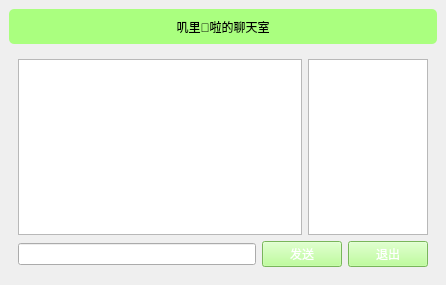
<?xml version="1.0" encoding="UTF-8"?>
<ui version="4.0">
 <class>MainWindow</class>
 <widget class="QMainWindow" name="MainWindow">
  <property name="geometry">
   <rect>
    <x>0</x>
    <y>0</y>
    <width>446</width>
    <height>285</height>
   </rect>
  </property>
  <property name="sizePolicy">
   <sizepolicy hsizetype="Expanding" vsizetype="Expanding">
    <horstretch>0</horstretch>
    <verstretch>0</verstretch>
   </sizepolicy>
  </property>
  <property name="windowTitle">
   <string>聊天室客户端</string>
  </property>
  <property name="styleSheet">
   <string notr="true">#titlelabel{
	/* background-color:#f5c7cd; */
    background-color: rgb(170, 255, 127);
	font: 14pt &quot;Arial Unicode MS&quot;;
	border-radius:5px;
}
#loginframe{
	border-radius:5px;
	border:2px #FF8687 solid;
	border-color:#FF8687;
	background-color:rgb(224, 255, 217);
	/* background-color: #fbeeee; */
}
#loginbutton{
	border-radius:5px;
	
	font: 12pt &quot;Arial Narrow&quot;;
	background-color: rgb(255, 251, 254);
     color: rgb(159, 235, 111);
	/* color: rgb(255, 147, 149); */
}
#widget{
	
}</string>
  </property>
  <widget class="QWidget" name="centralwidget">
   <layout class="QVBoxLayout" name="verticalLayout">
    <item>
     <widget class="QLabel" name="titlelabel">
      <property name="minimumSize">
       <size>
        <width>0</width>
        <height>35</height>
       </size>
      </property>
      <property name="styleSheet">
       <string notr="true"/>
      </property>
      <property name="inputMethodHints">
       <set>Qt::InputMethodHint::ImhNone</set>
      </property>
      <property name="text">
       <string>叽里🐸啦的聊天室</string>
      </property>
      <property name="alignment">
       <set>Qt::AlignmentFlag::AlignCenter</set>
      </property>
     </widget>
    </item>
    <item>
     <widget class="QStackedWidget" name="widget">
      <property name="layoutDirection">
       <enum>Qt::LayoutDirection::LeftToRight</enum>
      </property>
      <property name="currentIndex">
       <number>0</number>
      </property>
      <widget class="QWidget" name="chatPage">
       <layout class="QVBoxLayout" name="verticalLayout_3">
        <item>
         <layout class="QHBoxLayout" name="horizontalLayout">
          <item>
           <widget class="QTextEdit" name="roomtextEdit">
            <property name="maximumSize">
             <size>
              <width>16777215</width>
              <height>16777215</height>
             </size>
            </property>
            <property name="html">
             <string>&lt;!DOCTYPE HTML PUBLIC &quot;-//W3C//DTD HTML 4.0//EN&quot; &quot;http://www.w3.org/TR/REC-html40/strict.dtd&quot;&gt;
&lt;html&gt;&lt;head&gt;&lt;meta name=&quot;qrichtext&quot; content=&quot;1&quot; /&gt;&lt;meta charset=&quot;utf-8&quot; /&gt;&lt;style type=&quot;text/css&quot;&gt;
p, li { white-space: pre-wrap; }
hr { height: 1px; border-width: 0; }
li.unchecked::marker { content: &quot;\2610&quot;; }
li.checked::marker { content: &quot;\2612&quot;; }
&lt;/style&gt;&lt;/head&gt;&lt;body style=&quot; font-family:'Microsoft YaHei UI'; font-size:9pt; font-weight:400; font-style:normal;&quot;&gt;
&lt;p style=&quot;-qt-paragraph-type:empty; margin-top:0px; margin-bottom:0px; margin-left:0px; margin-right:0px; -qt-block-indent:0; text-indent:0px;&quot;&gt;&lt;br /&gt;&lt;/p&gt;&lt;/body&gt;&lt;/html&gt;</string>
            </property>
           </widget>
          </item>
          <item>
           <widget class="QListWidget" name="userlistWidget">
            <property name="maximumSize">
             <size>
              <width>120</width>
              <height>16777215</height>
             </size>
            </property>
           </widget>
          </item>
         </layout>
        </item>
        <item>
         <layout class="QHBoxLayout" name="horizontalLayout_2">
          <item>
           <widget class="QLineEdit" name="saylineEdit"/>
          </item>
          <item>
           <widget class="QPushButton" name="sendbutton">
            <property name="styleSheet">
             <string notr="true">/* background-color: #f5c7cd; */
background-color: rgb(170, 255, 127);
color: #ffffff;</string>
            </property>
            <property name="text">
             <string>发送</string>
            </property>
           </widget>
          </item>
          <item>
           <widget class="QPushButton" name="logoutbutton">
            <property name="styleSheet">
             <string notr="true">/* background-color: #f5c7cd; */
background-color: rgb(170, 255, 127);
color: #ffffff;</string>
            </property>
            <property name="text">
             <string>退出</string>
            </property>
           </widget>
          </item>
         </layout>
        </item>
       </layout>
      </widget>
      <widget class="QWidget" name="loginPage">
       <layout class="QGridLayout" name="gridLayout">
        <item row="0" column="1">
         <spacer name="verticalSpacer_2">
          <property name="orientation">
           <enum>Qt::Orientation::Vertical</enum>
          </property>
          <property name="sizeHint" stdset="0">
           <size>
            <width>20</width>
            <height>54</height>
           </size>
          </property>
         </spacer>
        </item>
        <item row="1" column="0">
         <spacer name="horizontalSpacer">
          <property name="orientation">
           <enum>Qt::Orientation::Horizontal</enum>
          </property>
          <property name="sizeHint" stdset="0">
           <size>
            <width>79</width>
            <height>20</height>
           </size>
          </property>
         </spacer>
        </item>
        <item row="1" column="1">
         <widget class="QFrame" name="loginframe">
          <property name="sizePolicy">
           <sizepolicy hsizetype="Expanding" vsizetype="Expanding">
            <horstretch>0</horstretch>
            <verstretch>0</verstretch>
           </sizepolicy>
          </property>
          <property name="minimumSize">
           <size>
            <width>250</width>
            <height>100</height>
           </size>
          </property>
          <property name="maximumSize">
           <size>
            <width>16777215</width>
            <height>16777215</height>
           </size>
          </property>
          <property name="styleSheet">
           <string notr="true">/*background-color: rgb(248, 240, 136);*/
border-color:#FF8687;
border:2px #FF8687 solid;</string>
          </property>
          <property name="frameShape">
           <enum>QFrame::Shape::StyledPanel</enum>
          </property>
          <property name="frameShadow">
           <enum>QFrame::Shadow::Raised</enum>
          </property>
          <layout class="QVBoxLayout" name="verticalLayout_2">
           <item>
            <layout class="QFormLayout" name="formLayout">
             <item row="0" column="0">
              <widget class="QLabel" name="label_2">
               <property name="text">
                <string>服务器地址：</string>
               </property>
              </widget>
             </item>
             <item row="0" column="1">
              <widget class="QLineEdit" name="serverEdit">
               <property name="sizePolicy">
                <sizepolicy hsizetype="Expanding" vsizetype="Expanding">
                 <horstretch>0</horstretch>
                 <verstretch>0</verstretch>
                </sizepolicy>
               </property>
               <property name="minimumSize">
                <size>
                 <width>0</width>
                 <height>20</height>
                </size>
               </property>
               <property name="text">
                <string>10.60.245.36</string>
               </property>
              </widget>
             </item>
             <item row="1" column="0">
              <widget class="QLabel" name="label_3">
               <property name="text">
                <string>昵称：</string>
               </property>
              </widget>
             </item>
             <item row="1" column="1">
              <widget class="QLineEdit" name="nameEdit">
               <property name="sizePolicy">
                <sizepolicy hsizetype="Expanding" vsizetype="Expanding">
                 <horstretch>0</horstretch>
                 <verstretch>0</verstretch>
                </sizepolicy>
               </property>
               <property name="minimumSize">
                <size>
                 <width>0</width>
                 <height>20</height>
                </size>
               </property>
               <property name="text">
                <string>cql</string>
               </property>
              </widget>
             </item>
            </layout>
           </item>
           <item>
            <spacer name="verticalSpacer">
             <property name="orientation">
              <enum>Qt::Orientation::Vertical</enum>
             </property>
             <property name="sizeType">
              <enum>QSizePolicy::Policy::Fixed</enum>
             </property>
             <property name="sizeHint" stdset="0">
              <size>
               <width>20</width>
               <height>10</height>
              </size>
             </property>
            </spacer>
           </item>
           <item>
            <widget class="QPushButton" name="loginbutton">
             <property name="sizePolicy">
              <sizepolicy hsizetype="Expanding" vsizetype="Expanding">
               <horstretch>0</horstretch>
               <verstretch>0</verstretch>
              </sizepolicy>
             </property>
             <property name="minimumSize">
              <size>
               <width>0</width>
               <height>20</height>
              </size>
             </property>
             <property name="font">
              <font>
               <family>Arial Narrow</family>
               <pointsize>12</pointsize>
               <italic>false</italic>
               <bold>false</bold>
              </font>
             </property>
             <property name="layoutDirection">
              <enum>Qt::LayoutDirection::RightToLeft</enum>
             </property>
             <property name="text">
              <string>登录</string>
             </property>
             <property name="icon">
              <iconset resource="static.qrc">
               <normaloff>:/img/resgin.png</normaloff>:/img/resgin.png</iconset>
             </property>
            </widget>
           </item>
          </layout>
         </widget>
        </item>
        <item row="1" column="2">
         <spacer name="horizontalSpacer_2">
          <property name="orientation">
           <enum>Qt::Orientation::Horizontal</enum>
          </property>
          <property name="sizeHint" stdset="0">
           <size>
            <width>79</width>
            <height>20</height>
           </size>
          </property>
         </spacer>
        </item>
        <item row="2" column="1">
         <spacer name="verticalSpacer_3">
          <property name="orientation">
           <enum>Qt::Orientation::Vertical</enum>
          </property>
          <property name="sizeHint" stdset="0">
           <size>
            <width>20</width>
            <height>54</height>
           </size>
          </property>
         </spacer>
        </item>
       </layout>
      </widget>
     </widget>
    </item>
   </layout>
  </widget>
 </widget>
 <resources>
  <include location="static.qrc"/>
 </resources>
 <connections/>
</ui>
